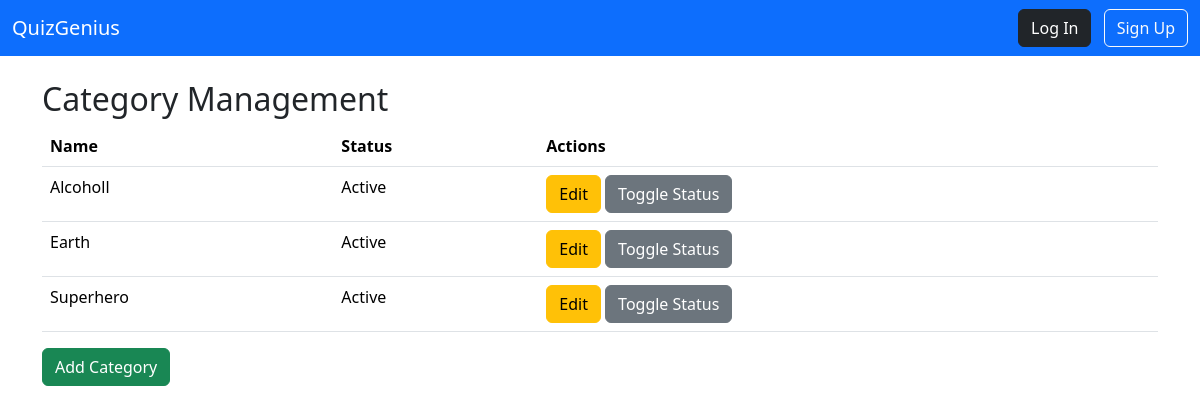
The page /category_list/ on the database its author committed.
### apps/quiz/models.py (models this page shows, shortened)
class Category(models.Model):
    name = models.CharField(max_length=255)
    is_active = models.BooleanField(default=True)

### apps/quiz/views.py (the view)
# urls.py: path('category_list/', CategoryListView2.as_view(), name='category_list'),
class CategoryListView2(ListView):
    model = Category
    template_name = 'quiz/category_list.html'
    context_object_name = 'categories'

### templates/quiz/category_list.html
{% extends "base.html" %}
{% block content %}
  <h2>Category Management</h2>
  <table class="table">
    <thead>
      <tr>
        <th>Name</th>
        <th>Status</th>
        <th>Actions</th>
      </tr>
    </thead>
    <tbody>
      {% for category in categories %}
        <tr>
          <td>{{ category.name }}</td>
          <td>{% if category.is_active %}Active{% else %}Inactive{% endif %}</td>
          <td>
            <a href="{% url 'category_update' pk=category.pk %}" class="btn btn-warning">Edit</a>
            <a href="{% url 'toggle_category_status' pk=category.pk %}" class="btn btn-secondary">Toggle Status</a>
          </td>
        </tr>
      {% endfor %}
    </tbody>
  </table>
  <a href="{% url 'category_create' %}" class="btn btn-success">Add Category</a>
{% endblock %}

### rows shown on the page
Category: name "Alcoholl", is_active "Active"
Category: name "Earth", is_active "Active"
Category: name "Superhero", is_active "Active"
